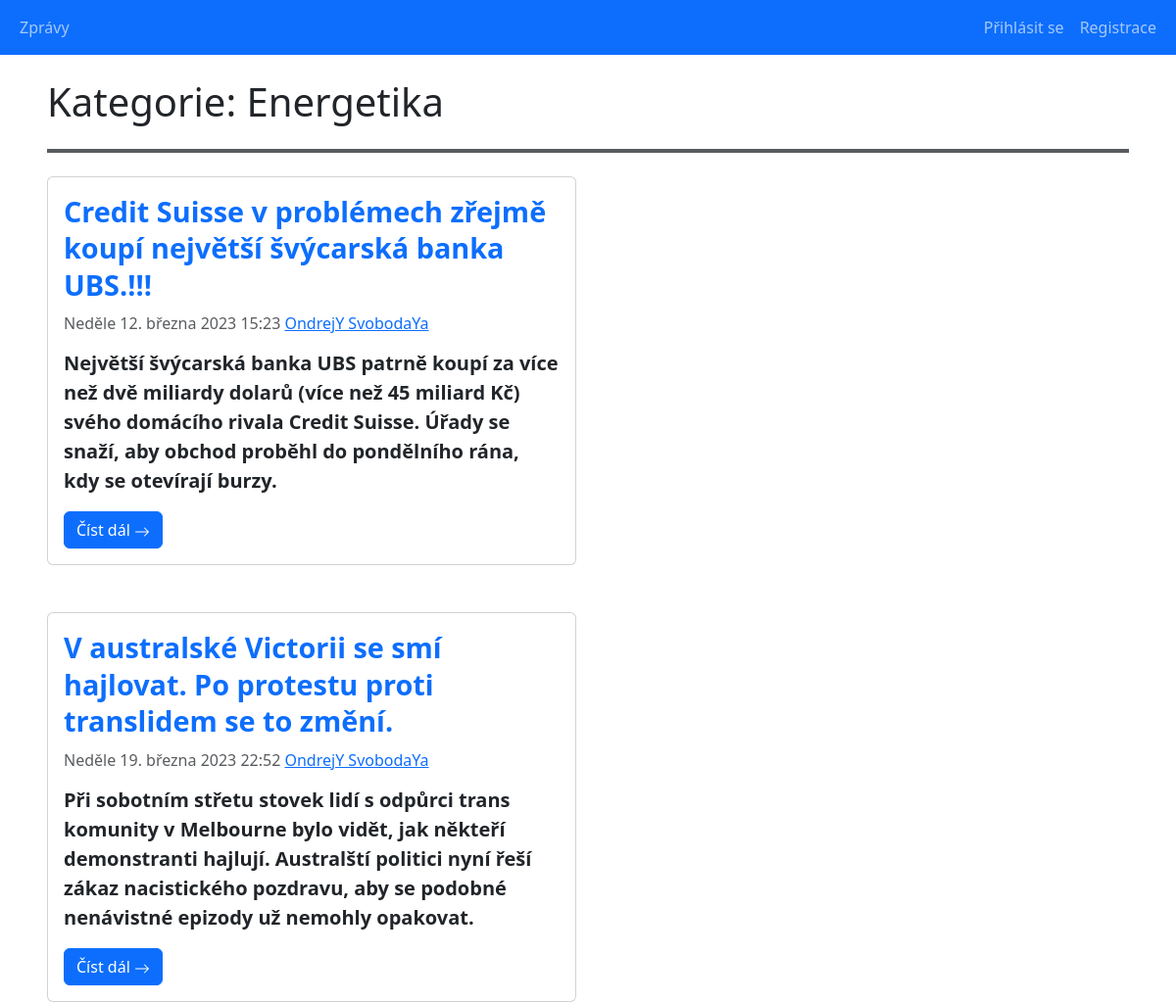
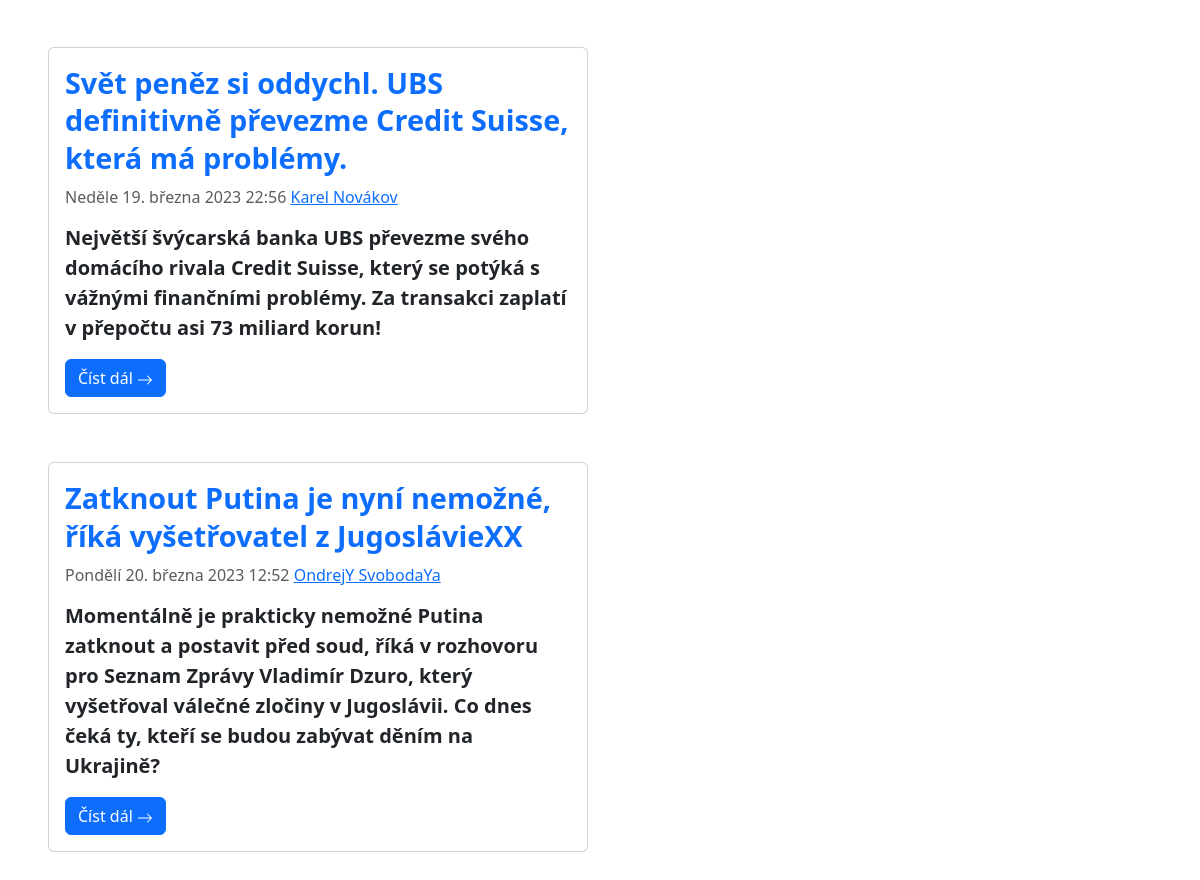
Screenshot of /main_projekt/categories_detail.php?id=1 with the database file from the repository (2 pictures, top to bottom).
### tables this page shows
CREATE TABLE `categories` (
  `id` int(10) UNSIGNED NOT NULL,
  `category_name` varchar(50) NOT NULL
);

CREATE TABLE `articles` (
  `id` int(10) UNSIGNED NOT NULL,
  `introduction` text DEFAULT NULL,
  `content` text DEFAULT NULL,
  `title` text DEFAULT NULL,
  `author_id` int(10) UNSIGNED NOT NULL,
  `category_id` int(10) UNSIGNED NOT NULL,
  `created_at` datetime NOT NULL DEFAULT current_timestamp(),
  `is_published` tinyint(1) NOT NULL DEFAULT 0 COMMENT 'Zveřejněný/Nezveřejněný'
);

### main_projekt/classes/Database.php (called while the page is built, shortened)
<?php
class Database
{
    public function __construct()
    {
        $this->conn = new PDO(self::DSN, self::USERNAME, self::PASSWORD, [
            PDO::ATTR_ERRMODE => PDO::ERRMODE_EXCEPTION,
        ]);
        $this->conn->query('SET NAMES utf8');
    }
}

### main_projekt/classes/DateUtils.php (called while the page is built)
<?php
class DateUtils {
    public static function DatumCesky(string $date): string
    {
        $englishDate = (new Datetime($date))->format('l d. F Y H:i');
        $men = [
            'January', 'February', 'March', 'April', 'May',
            'June', 'July', 'August', 'September', 'October',
            'November', 'December'
        ];
        $mcz = [
            'ledna', 'února', 'března', 'dubna', 'května',
            'června', 'července', 'srpna', 'září', 'října',
            'listopadu', 'prosince'
        ];
        $englishDate = str_replace($men, $mcz, $englishDate);
        $den = [
            'Monday', 'Tuesday', 'Wednesday', 'Thursday',
            'Friday', 'Saturday', 'Sunday'
        ];
        $dcz = [
            'Pondělí', 'Úterý', 'Středa', 'Čtvrtek',
            'Pátek', 'Sobota', 'Neděle'
        ];
        return str_replace($den, $dcz, $englishDate);
    }
}

### main_projekt/categories_detail.php (the view, shortened to what this page needs)
<?php
require_once 'classes/Database.php';
require_once 'classes/DateUtils.php';
$db = new Database();
if (isset($_GET['id']) && is_numeric($_GET['id'])) {
    $sql = 'SELECT * from categories where id = :id';
    $stmt = $db->conn->prepare($sql);
    $stmt->execute([
        ':id' => $_GET['id'],
    ]);
    $category = $stmt->fetch(PDO::FETCH_ASSOC);
    $sql = 'SELECT a.*,CONCAT(ath.name, " ", ath.surname) as author_fullname from articles a
            left join authors ath on a.author_id = ath.id
            where a.is_published = 1 and a.category_id = :category_id';
    $stmt = $db->conn->prepare($sql);
    $stmt->execute([
        ':category_id' => $_GET['id'],
    ]);
    $articles = $stmt->fetchAll(PDO::FETCH_ASSOC);
}
else {
    header('Location: categories_list.php');
    die();
}
?>
<!doctype html>
<html lang="cs">
<head>
    <link rel="stylesheet" href="./bootstrap/css/bootstrap.min.css">
    <link rel="stylesheet" href="./styles/index.css">
</head>
<body>
<?php include_once 'reusable_components/navbar.php'; ?>
<div class="container-fluid px-5">
    <h1 class="mb-4">Kategorie: <?= $category['category_name']?></h1>
    <hr class="border border-dark border-2 opacity-75 mb-4">
    <div class="row flex-column">
        <div class="col-sm-9 col-lg-6">
            <?php if(empty($articles)): ?>
                <h2>Žádné veřejně dostupné články</h2>
            <?php else: ?>
                <?php foreach ($articles as $article): ?>
                    <div class="card mb-5">
                        <div class="card-body">
                            <h5 class="card-title ar_title mb-3">
                                <a href="articles_detail.php?article_id=<?= $article['id'] ?>">
                                    <?= $article['title'] ?>
                                </a>
                            </h5>
                            <h6 class="card-subtitle mb-3 text-muted">
                                <time>
                                    <?= DateUtils::DatumCesky($article['created_at']) ?>
                                </time>
                                <a href="authors_detail.php?id=<?= $article['author_id'] ?>"><?= $article['author_fullname'] ?></a>
                            </h6>
                            <p class="card-text mb-3 fw-semibold fs-5">
                                <?= $article['introduction'] ?>
                            </p>
                            <a href="articles_detail.php?article_id=<?= $article['id'] ?>" class="card-link btn btn-primary">Číst dál
                                <svg xmlns="http://www.w3.org/2000/svg" width="16" height="16" fill="currentColor" class="bi bi-arrow-right" viewBox="0 0 16 16">
                                    <path fill-rule="evenodd" d="M1 8a.5.5 0 0 1 .5-.5h11.793l-3.147-3.146a.5.5 0 0 1 .708-.708l4 4a.5.5 0 0 1 0 .708l-4 4a.5.5 0 0 1-.708-.708L13.293 8.5H1.5A.5.5 0 0 1 1 8z"/>
                                </svg>
                            </a>
                        </div>
                    </div>
                <?php endforeach; ?>
            <?php endif; ?>
        </div>
    </div>
</div>
</body>
</html>

### main_projekt/styles/index.css (style rules this page uses)
.ar_title { font-size: 1.8em; font-weight: 700; line-height: 1.3; color: dodgerblue; }
.ar_title > a { text-decoration: none; }

### rows the page displays
categories: category_name "Energetika"
articles: title "Credit Suisse v problémech zřejmě koupí největší švýcarská banka UBS.!!!", created_at "Neděle 12. března 2023 15:23", author_fullname "OndrejY SvobodaYa", introduction "Největší švýcarská banka UBS patrně koupí za více než dvě miliardy dolarů (více než 45 miliard Kč) svého domácího rivala Credit Suisse. Úřady se snaží, aby obchod proběhl do pondělního rána, kdy se otevírají burzy."
articles: title "V australské Victorii se smí hajlovat. Po protestu proti translidem se to změní.", created_at "Neděle 19. března 2023 22:52", author_fullname "OndrejY SvobodaYa", introduction "Při sobotním střetu stovek lidí s odpůrci trans komunity v Melbourne bylo vidět, jak někteří demonstranti hajlují. Australští politici nyní řeší zákaz nacistického pozdravu, aby se podobné nenávistné epizody už nemohly opakovat."
articles: title "Svět peněz si oddychl. UBS definitivně převezme Credit Suisse, která má problémy.", created_at "Neděle 19. března 2023 22:56", author_fullname "Karel Novákov", introduction "Největší švýcarská banka UBS převezme svého domácího rivala Credit Suisse, který se potýká s vážnými finančními problémy. Za transakci zaplatí v přepočtu asi 73 miliard korun!"
articles: title "Zatknout Putina je nyní nemožné, říká vyšetřovatel z JugoslávieXX", created_at "Pondělí 20. března 2023 12:52", author_fullname "OndrejY SvobodaYa", introduction "Momentálně je prakticky nemožné Putina zatknout a postavit před soud, říká v rozhovoru pro Seznam Zprávy Vladimír Dzuro, který vyšetřoval válečné zločiny v Jugoslávii. Co dnes čeká ty, kteří se budou zabývat děním na Ukrajině?"
